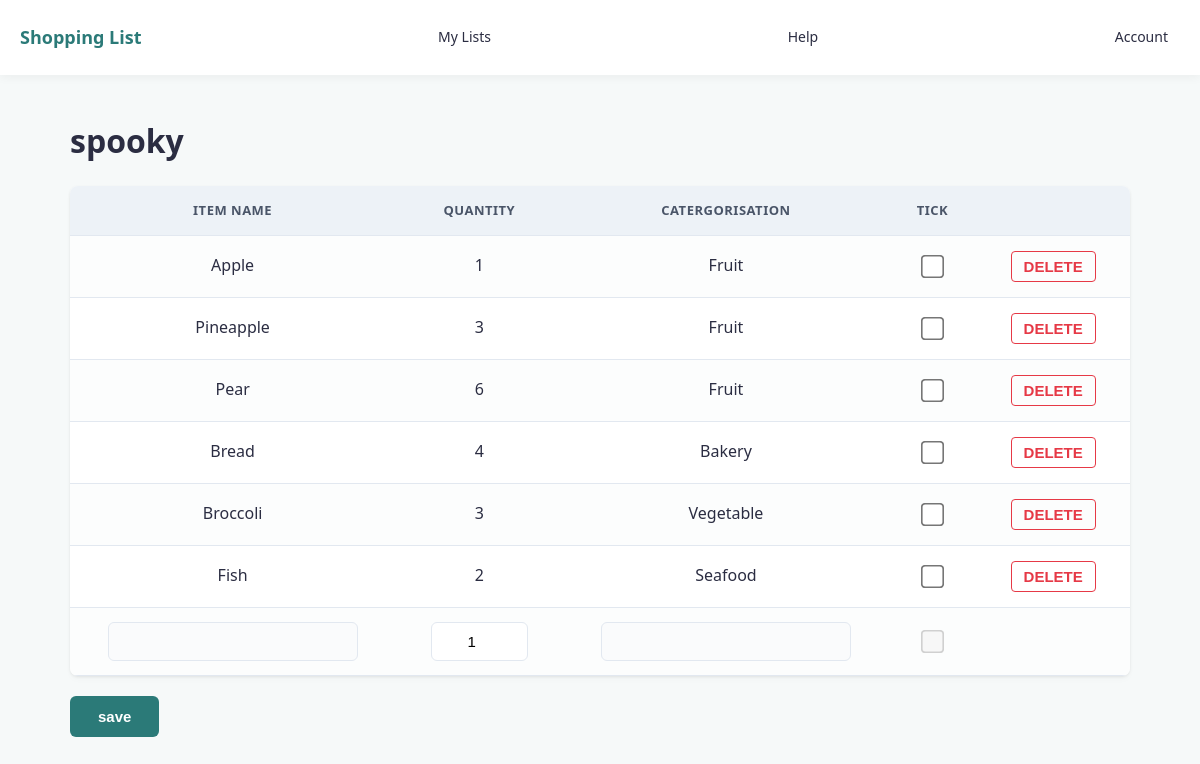
The app's page /list/1 (signed in) with its own data.
### tables this page shows
CREATE TABLE "lists" (list_id INTEGER NOT NULL PRIMARY KEY, list_name TEXT, user_id INTEGER REFERENCES user (user_id));

CREATE TABLE "list_contents" (`list_id` INTEGER REFERENCES `lists`(`list_id`), `item_id` INTEGER REFERENCES `item`(`item_id`), `quantity` INTEGER, "ticked" BOOLEAN);

CREATE TABLE "item" (item_id INTEGER NOT NULL PRIMARY KEY, item_name TEXT NOT NULL, catergorisation TEXT);

### shopping_list.py (the view, shortened to what this page needs)
@app.route("/list/<int:list_id>", methods=["GET", "POST"])
def list_route(list_id=None):
    if "user_id" not in session:
        return redirect(url_for("login"))
    db = get_db()
    current_user_id = session["user_id"]
    current_list = None
    if list_id:
        sql_list = "SELECT * FROM lists WHERE list_id = ? AND user_id = ?"
        current_list = query_db(sql_list, [list_id, current_user_id], one=True)
        if not current_list:
            return redirect(url_for("my_lists"))
        sql = """SELECT * FROM list_contents
                JOIN item ON item.item_id=list_contents.item_id
                WHERE list_contents.list_id = ?;"""
        results = query_db(sql, [list_id]) or []
    else:
        results = []
    return render_template("list.html", list=results, list_id=list_id, current_list=current_list)

### shopping_list.py (called while the page is built)
def get_db():
    db = getattr(g, '_database', None)
    if db is None:
        db = g._database = sqlite3.connect(DATABASE)
        db.row_factory = sqlite3.Row
    return db

@app.teardown_appcontext
def close_connection(exception):
    db = getattr(g, '_database', None)
    if db is not None:
        db.close()

def query_db(query, args=(), one=False):
    cur = get_db().execute(query, args)
    rv = cur.fetchall()
    cur.close()
    return (rv[0] if rv else None) if one else rv

### templates/list.html (shortened to what this page needs)
{% extends "index.html" %}
{% block body %}
<h1>{{ current_list.list_name }}</h1>
<form action="{{ url_for('list_route', list_id=list_id) }}" method="post">
<table>
    <tr>
        <th>Item Name</th>
        <th>Quantity</th>
        <th>Catergorisation</th>
        <th>tick</th>
        <th></th>
    </tr>
    {% for item in list %}
    <tr>
        <td>{{ item.item_name }}</td>
        <td>{{ item.quantity }}</td>
        <td>{{ item.catergorisation }}</td>
        <td>
            <input name="ticked_items" type="checkbox" value="{{ item.item_id }}" {% if item.ticked == 1 %}checked{% endif %}>
        </td>
        <td>
            <input type="submit" value="DELETE" form="delete-form-{{ item.item_id }}">
        </td>
    </tr>
    {% endfor %}
    <tr>
        <td>
            <input name="item_name" list="food">
        </td>
        <td><input type="number" name="quantity" min="1" max="999" value="1"></td>
        <td>
            <input list="food-type" name="catergorisation">
        </td>
        <td><input type="checkbox" disabled></td>
        <td></td>
    </tr>
</table>
<input type="submit" value="save">
</form>
{% endblock  %}

### static/style.css (style rules this page uses)
:root { --primary-colour: #2b7a78; --primary-hover: #3a9694; --bg-colour: #f6f9f9; --card-bg: #ffffff; --text-colour: #2b2d42; --border-colour: #e2e8f0; --delete-colour: #e63946; }
body { font-family: system-ui, -apple-system, BlinkMacSystemFont, 'Segoe UI', Roboto, Oxygen, Ubuntu, Cantarell, 'Open Sans', 'Helvetica Neue', sans-serif; background-color: var(--bg-colour); color: var(--text-colour); margin: 0; padding: 0; line-height: 1.6; }
h1 { color: var(--text-colour); margin-bottom: 20px; }
table { width: 100%; border-collapse: collapse; background-color: var(--card-bg); border-radius: 8px; overflow: hidden; box-shadow: 0 4px 6px rgba(0, 0, 0, 0.02), 0 1px 3px rgba(0, 0, 0, 0.08); margin: 20px 0; }
table, th, td { border: none; }
th { background-color: #edf2f7; color: #4a5568; font-weight: 600; text-transform: uppercase; font-size: 13px; letter-spacing: 0.5px; border-bottom: 1px solid var(--border-colour); }
th, td { padding: 14px 20px; text-align: center; vertical-align: middle; border-bottom: 1px solid var(--border-colour); }
tr:nth-child(even) td { background-color: #fcfdfd; }
td { white-space: nowrap; }
form table input[type="checkbox"] { transform: scale(1.8); margin: 10px auto; display: block; cursor: pointer; }
input[type="text"], input[list] { width: 100%; max-width: 250px; padding: 10px 12px; font-size: 15px; border: 1px solid var(--border-colour); border-radius: 6px; box-sizing: border-box; background-color: #fafbfc; }
input[type="number"] { width: 75px; padding: 10px; font-size: 15px; text-align: center; border: 1px solid var(--border-colour); border-radius: 6px; }
input[type="submit"] { background-color: var(--primary-colour); color: #ffffff; padding: 12px 28px; font-size: 15px; font-weight: 600; border: none; border-radius: 6px; cursor: pointer; }
form input[value="DELETE"] { background-color: transparent; color: var(--delete-colour); border: 1px solid var(--delete-colour); padding: 6px 12px; border-radius: 4px; font-weight: 600; cursor: pointer; }

### records on screen
lists: list_name "spooky"
list_contents: item_name "Apple", quantity "1", catergorisation "Fruit"
list_contents: item_name "Pineapple", quantity "3", catergorisation "Fruit"
list_contents: item_name "Pear", quantity "6", catergorisation "Fruit"
list_contents: item_name "Bread", quantity "4", catergorisation "Bakery"
list_contents: item_name "Broccoli", quantity "3", catergorisation "Vegetable"
list_contents: item_name "Fish", quantity "2", catergorisation "Seafood"
